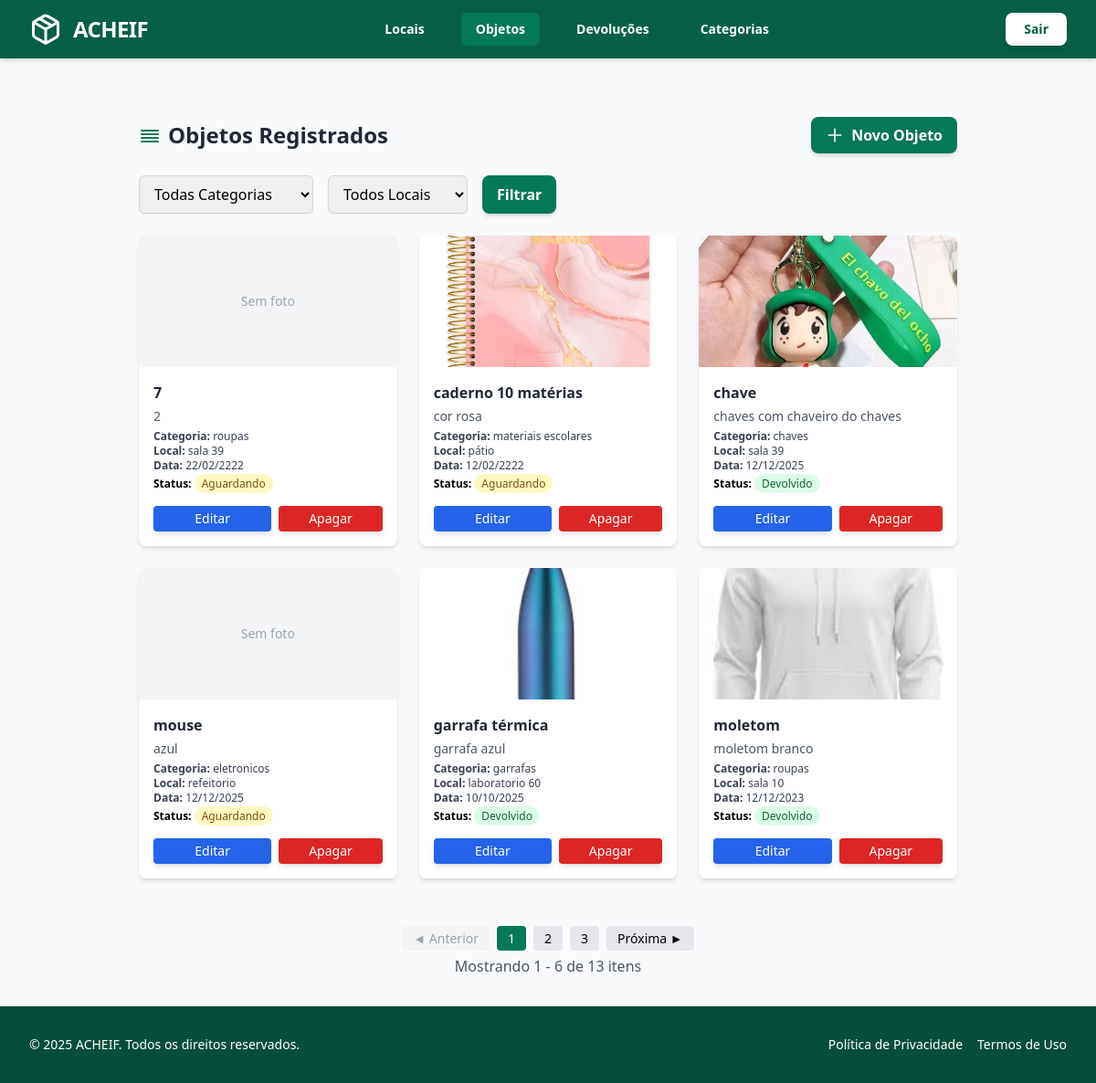
The page /listar_objetos/ on the database its author committed.
### objetos/models.py (models this page shows, shortened)
class Objeto(models.Model):
    STATUS_CHOICES = [
        ('aguardando', 'Aguardando Devolução'),
        ('devolvido', 'Devolvido'),
    ]
    tipo = models.CharField(max_length=100)
    descricao = models.TextField()
    foto = models.ImageField(upload_to='objetos_fotos/', null=True, blank=True)  # novo campo
    data_achado = models.DateField()
    local_achado = models.CharField(max_length=100)
    categoria = models.ForeignKey(
        Categoria, on_delete=models.SET_NULL, null=True, blank=True, related_name="objetos"
    )
    status = models.CharField(max_length=20, choices=STATUS_CHOICES, default='aguardando')

class Categoria(models.Model):
    nome = models.CharField(max_length=50, unique=True)
    descricao = models.TextField(blank=True, null=True)
    criado_em = models.DateTimeField(auto_now_add=True)
    atualizado_em = models.DateTimeField(auto_now=True)

### objetos/views.py (the view)
# urls.py: path('listar_objetos/', views.listar_objetos, name='listar_objetos'),
def listar_objetos(request):
    objetos = Objeto.objects.all().order_by('-data_achado')  # ordem opcional
    categorias = Categoria.objects.all()
    locais = Local.objects.all()
    categoria_selecionada = request.GET.get('categoria', '')
    local_selecionado = request.GET.get('local', '')
    if categoria_selecionada:
        objetos = objetos.filter(categoria__id=categoria_selecionada)
    if local_selecionado:
        objetos = objetos.filter(local_achado=local_selecionado)
    paginator = Paginator(objetos, 6)  # 6 objetos por página
    page_number = request.GET.get('page')
    page_obj = paginator.get_page(page_number)
    return render(request, 'objetos/listar_objetos.html', {
        'objetos': page_obj.object_list,
        'page_obj': page_obj,
        'categorias': categorias,
        'locais': locais,
        'categoria_id': categoria_selecionada,
        'local_achado': local_selecionado,
    })

### objetos/templates/objetos/listar_objetos.html (shortened to what this page needs)
{% extends 'base.html' %}
{% load widget_tweaks %}
{% load static %}
{% block active_objetos %}bg-emerald-700 text-white{% endblock %}
{% block content %}
<div class="max-w-6xl mx-auto py-8 px-4 sm:px-6 lg:px-8">
    <div class="flex justify-between items-center mb-6">
        <h1 class="text-2xl font-bold text-gray-800 flex items-center gap-2">
            <svg xmlns="http://www.w3.org/2000/svg" class="h-6 w-6 text-emerald-700" fill="none" viewBox="0 0 24 24" stroke="currentColor">
                <path stroke-linecap="round" stroke-linejoin="round" stroke-width="2" d="M3 7h18M3 11h18M3 15h18M3 19h18" />
            </svg>
            Objetos Registrados
        </h1>
        <a href="{% url 'objetos:criar_objeto' %}"
           class="inline-flex items-center gap-2 bg-emerald-700 hover:bg-emerald-800 text-white px-4 py-2 rounded-lg shadow-md transition font-semibold">
            <svg xmlns="http://www.w3.org/2000/svg" class="h-5 w-5" fill="none" viewBox="0 0 24 24" stroke="currentColor">
              <path stroke-linecap="round" stroke-linejoin="round" stroke-width="2" d="M12 4v16m8-8H4" />
            </svg>
            Novo Objeto
        </a>
    </div>
    <form method="GET" class="flex flex-wrap gap-4 mb-6">
        <select name="categoria" class="border border-gray-300 rounded-md px-3 py-2 shadow-sm focus:outline-none focus:ring-2 focus:ring-emerald-500 focus:border-emerald-500">
            <option value="">Todas Categorias</option>
        </select>
        <select name="local" class="border border-gray-300 rounded-md px-3 py-2 shadow-sm focus:outline-none focus:ring-2 focus:ring-emerald-500 focus:border-emerald-500">
            <option value="">Todos Locais</option>
        </select>
        <button type="submit"
                class="bg-emerald-700 hover:bg-emerald-800 text-white px-4 py-2 rounded-lg shadow-md transition font-semibold">
            Filtrar
        </button>
    </form>
    <div class="grid grid-cols-1 sm:grid-cols-2 lg:grid-cols-3 gap-6">
        {% for obj in objetos %}
        <div class="bg-white rounded-lg shadow-md overflow-hidden flex flex-col">
            <div class="h-36 w-full overflow-hidden">
                {% if obj.foto %}
                    <img src="{{ obj.foto.url }}" alt="Foto do objeto" class="w-full h-full object-cover">
                {% else %}
                    <div class="w-full h-full bg-gray-100 flex items-center justify-center text-gray-400 text-sm">
                        Sem foto
                    </div>
                {% endif %}
            </div>
            <div class="p-4 flex-1 flex flex-col justify-between">
                <div>
                    <h3 class="text-md font-semibold text-gray-800">{{ obj.tipo }}</h3>
                    <p class="text-sm text-gray-600 mt-1">{{ obj.descricao|truncatechars:80 }}</p>
                    <p class="text-xs text-gray-700 mt-1"><strong>Categoria:</strong> {{ obj.categoria.nome }}</p>
                    <p class="text-xs text-gray-700"><strong>Local:</strong> {{ obj.local_achado }}</p>
                    <p class="text-xs text-gray-700"><strong>Data:</strong> {{ obj.data_achado|date:"d/m/Y" }}</p>
                    <p class="text-xs mt-1">
                        <strong>Status:</strong>
                        {% if obj.status == 'aguardando' %}
                            <span class="bg-yellow-100 text-yellow-800 px-2 py-0.5 rounded-full text-xs">Aguardando</span>
                        {% elif obj.status == 'devolvido' %}
                            <span class="bg-green-100 text-green-800 px-2 py-0.5 rounded-full text-xs">Devolvido</span>
                        {% endif %}
                    </p>
                </div>
                <div class="mt-4 flex gap-2">
                    <a href="{% url 'objetos:editar_objeto' obj.id %}"
                       class="flex-1 bg-blue-600 hover:bg-blue-700 text-white px-2 py-1 rounded shadow-md text-center text-sm transition">
                        Editar
                    </a>
                    <form method="post" action="{% url 'objetos:apagar_objeto' obj.id %}" class="flex-1">
                        <button type="submit"
                                class="w-full bg-red-600 hover:bg-red-700 text-white px-2 py-1 rounded shadow-md text-sm transition"
                                onclick="return confirm('Tem certeza que deseja apagar este objeto?');">
                            Apagar
                        </button>
                    </form>
                </div>
            </div>
        </div>
        {% empty %}
        <p class="col-span-full text-center text-gray-500">Nenhum objeto registrado.</p>
        {% endfor %}
    </div>
</div>
    {% include "includes/pagination.html"%}
{% endblock %}

### objetos/templates/objetos/static/style.css (style rules this page uses)
body { font-family: system-ui, -apple-system, BlinkMacSystemFont, "Segoe UI", Roboto, sans-serif; background-color: #f9fafb; }

### rows shown on the page
Objeto: foto "Sem foto", tipo "7", descricao "2", categoria.nome "roupas", local_achado "sala 39", data_achado "22/02/2222", status "Aguardando"
Objeto: foto (picture), tipo "caderno 10 matérias", descricao "cor rosa", categoria.nome "materiais escolares", local_achado "pátio", data_achado "12/02/2222", status "Aguardando"
Objeto: foto (picture), tipo "chave", descricao "chaves com chaveiro do chaves", categoria.nome "chaves", local_achado "sala 39", data_achado "12/12/2025", status "Devolvido"
Objeto: foto "Sem foto", tipo "mouse", descricao "azul", categoria.nome "eletronicos", local_achado "refeitorio", data_achado "12/12/2025", status "Aguardando"
Objeto: foto (picture), tipo "garrafa térmica", descricao "garrafa azul", categoria.nome "garrafas", local_achado "laboratorio 60", data_achado "10/10/2025", status "Devolvido"
Objeto: foto (picture), tipo "moletom", descricao "moletom branco", categoria.nome "roupas", local_achado "sala 10", data_achado "12/12/2023", status "Devolvido"

### other values the page prints
{{ num }} "1" "2" "3"
{{ page_obj.start_index }} "1"
{{ page_obj.end_index }} "6"
{{ page_obj.paginator.count }} "13"
